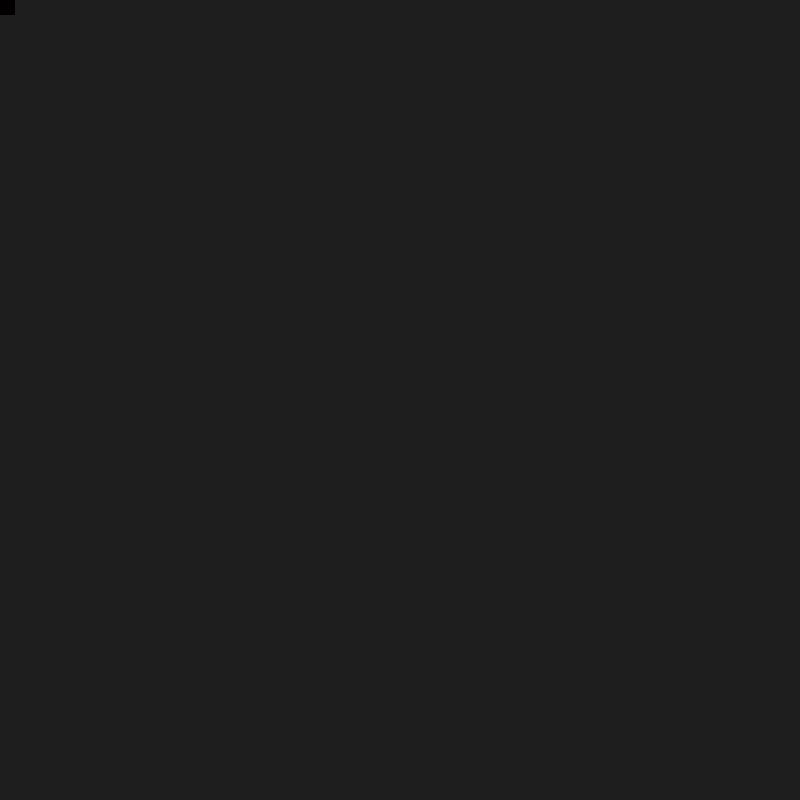
Frame 1 (no input)
Frame 60 (the mouse pressed at the canvas centre just before this capture): identical to frame 1, image omitted
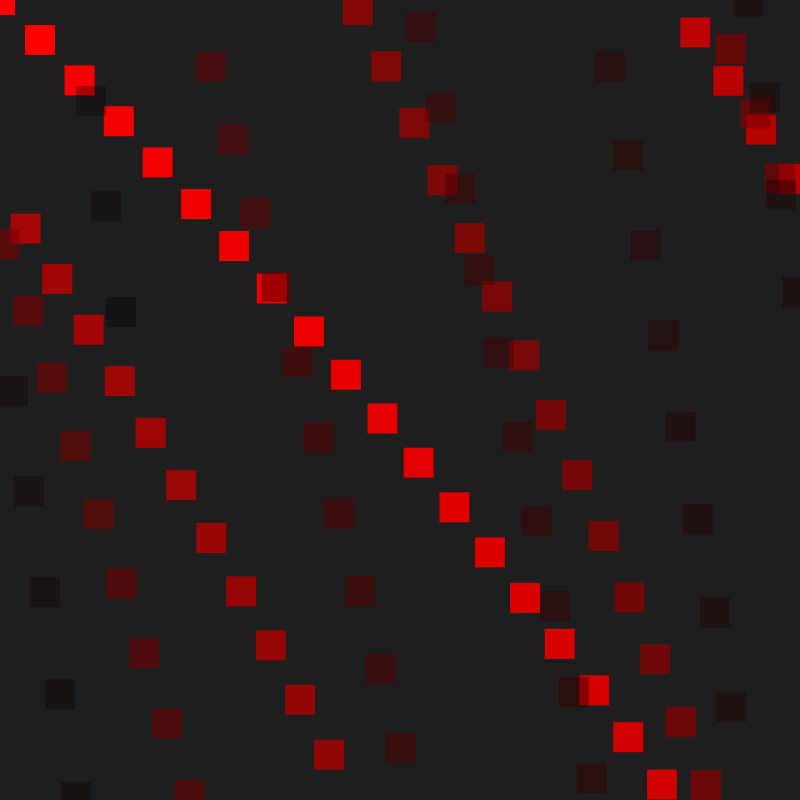
Frame 120 (the mouse held since frame 60 and released just before this capture)

The Processing sketch that drew these frames (run headless with seeded random() and noise(); from frame 60 on, the mouse is pressed at the canvas centre):

// Processing sketch: processing_61679
// ── processing_61679.pde

float x0 = 0f, y0 = 0f;
float currentShade = 255f;
float shadeInc = 0.9f;

void setup() {
  size(800, 800);
  stroke(255);
  noStroke();
  rectMode(CENTER);
}

void draw() {
  background(30);
  float tX = map(mouseX, 0, width, 0, width/10);
  float tY = map(mouseY, 0, height, 0, height/10);
  for (int i = 0; i < 100; i++) {
    fill(255-255*i/100f,0,0,currentShade);
    //fill(255-255*i/100f,0,0,127);
    rect(0, 0, 30, 30);

    translateModulo(tX, tY);
    //tX+= 2f;
    //tY+= 3f;
    tX*= 0.99f;
    tY*= 1.01f;
  }
  resetTransformations();
}

void mouseMoved() {
}

void mouseDragged() {
}

void translateModulo(float x, float y) {
  translate(x, y);
  x0 += x;
  y0 += y;
  while (x0 > width) {
    x0 -= width;
    translate(-width, 0);
    currentShade = (currentShade+1)*shadeInc;
  }
  while (y0 > height) {
    y0 -= height;
    translate(0, -height);
    currentShade = (currentShade+1)*shadeInc;
  }
  while (x0 < 0) {
    x0 += width;
    translate(width, 0);
    currentShade = (currentShade+1)*shadeInc;
  }
  while (y0 < 0) {
    y0 += height;
    translate(0, height);
    currentShade = (currentShade+1)*shadeInc;
  }
}

void resetTransformations() {
  currentShade = 255f;
  x0 = 0f;
  y0 = 0f;
}
